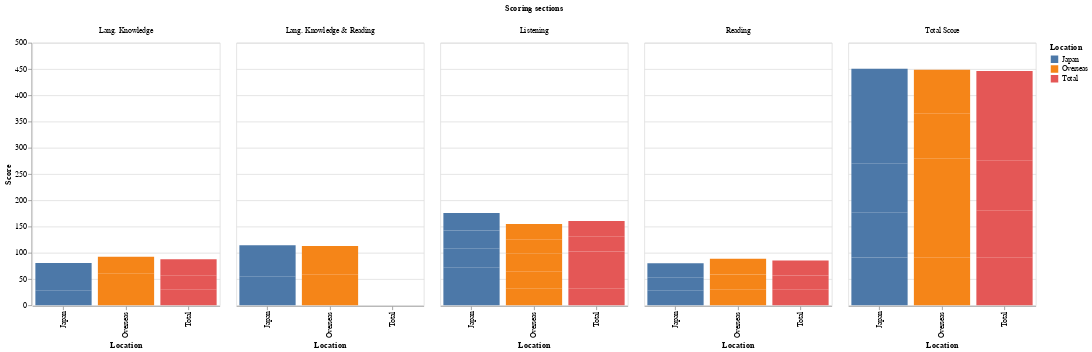

Notebook code cell kept with this figure:
### Code cell
# @title **Total average scores per section by location**
df_filtered = df_melted[df_melted['Score_Type'].str.contains('Average')]
df_filtered = df_filtered.replace({'Scoring sections': {'Language Knowledge (Vocabulary/Grammar) & Reading': 'Lang. Knowledge & Reading',
                                                          'Language Knowledge (Vocabulary/Grammar)': 'Lang. Knowledge'}})

alt.Chart(df_filtered).mark_bar().encode(
    x='Location',
    y='Score',
    color='Location',
    column='Scoring sections'
).properties(
    width=250,
    height=350
)

### Figure 1 — Vega-Lite specification as saved in the notebook (floating-point values rounded to 4 significant figures)
{"config": {"view": {"continuousWidth": 400, "continuousHeight": 300}}, "data": {"name": "data-5403bc47261f977aad6dfe1b54efd9cc"}, "mark": "bar", "encoding": {"color": {"field": "Location", "type": "nominal"}, "column": {"field": "Scoring sections", "type": "nominal"}, "x": {"field": "Location", "type": "nominal"}, "y": {"field": "Score", "type": "quantitative"}}, "height": 350, "width": 250, "$schema": "https://vega.github.io/schema/vega-lite/v4.17.0.json", "datasets": {"data-5403bc47261f977aad6dfe1b54efd9cc": [{"Scoring sections": "Lang. Knowledge", "Location": "Japan", "Score_Type": "N1_Average", "Score": 27.7, "N_Level": "N1"}, {"Scoring sections": "Lang. Knowledge", "Location": "Overseas", "Score_Type": "N1_Average", "Score": 30.8, "N_Level": "N1"}, {"Scoring sections": "Lang. Knowledge", "Location": "Total", "Score_Type": "N1_Average", "Score": 29.7, "N_Level": "N1"}, {"Scoring sections": "Reading", "Location": "Japan", "Score_Type": "N1_Average", "Score": 28.6, "N_Level": "N1"}, {"Scoring sections": "Reading", "Location": "Overseas", "Score_Type": "N1_Average", "Score": 29.6, "N_Level": "N1"}, {"Scoring sections": "Reading", "Location": "Total", "Score_Type": "N1_Average", "Score": 29.3, "N_Level": "N1"}, {"Scoring sections": "Lang. Knowledge & Reading", "Location": "Japan", "Score_Type": "N1_Average", "Score": null, "N_Level": "N1"}, {"Scoring sections": "Lang. Knowledge & Reading", "Location": "Overseas", "Score_Type": "N1_Average", "Score": null, "N_Level": "N1"}, {"Scoring sections": "Listening", "Location": "Japan", "Score_Type": "N1_Average", "Score": 34.7, "N_Level": "N1"}, {"Scoring sections": "Listening", "Location": "Overseas", "Score_Type": "N1_Average", "Score": 31.2, "N_Level": "N1"}, {"Scoring sections": "Listening", "Location": "Total", "Score_Type": "N1_Average", "Score": 32.4, "N_Level": "N1"}, {"Scoring sections": "Total Score", "Location": "Japan", "Score_Type": "N1_Average", "Score": 91.0, "N_Level": "N1"}, {"Scoring sections": "Total Score", "Location": "Overseas", "Score_Type": "N1_Average", "Score": 91.6, "N_Level": "N1"}, {"Scoring sections": "Total Score", "Location": "Total", "Score_Type": "N1_Average", "Score": 91.4, "N_Level": "N1"}, {"Scoring sections": "Lang. Knowledge", "Location": "Japan", "Score_Type": "N2_Average", "Score": 24.2, "N_Level": "N2"}, {"Scoring sections": "Lang. Knowledge", "Location": "Overseas", "Score_Type": "N2_Average", "Score": 29.3, "N_Level": "N2"}, {"Scoring sections": "Lang. Knowledge", "Location": "Total", "Score_Type": "N2_Average", "Score": 27.5, "N_Level": "N2"}, {"Scoring sections": "Reading", "Location": "Japan", "Score_Type": "N2_Average", "Score": 24.6, "N_Level": "N2"}, {"Scoring sections": "Reading", "Location": "Overseas", "Score_Type": "N2_Average", "Score": 28.8, "N_Level": "N2"}, {"Scoring sections": "Reading", "Location": "Total", "Score_Type": "N2_Average", "Score": 27.3, "N_Level": "N2"}, {"Scoring sections": "Lang. Knowledge & Reading", "Location": "Japan", "Score_Type": "N2_Average", "Score": null, "N_Level": "N2"}, {"Scoring sections": "Lang. Knowledge & Reading", "Location": "Overseas", "Score_Type": "N2_Average", "Score": null, "N_Level": "N2"}, {"Scoring sections": "Listening", "Location": "Japan", "Score_Type": "N2_Average", "Score": 36.5, "N_Level": "N2"}, {"Scoring sections": "Listening", "Location": "Overseas", "Score_Type": "N2_Average", "Score": 33.6, "N_Level": "N2"}, {"Scoring sections": "Listening", "Location": "Total", "Score_Type": "N2_Average", "Score": 34.6, "N_Level": "N2"}, {"Scoring sections": "Total Score", "Location": "Japan", "Score_Type": "N2_Average", "Score": 85.3, "N_Level": "N2"}, {"Scoring sections": "Total Score", "Location": "Overseas", "Score_Type": "N2_Average", "Score": 91.8, "N_Level": "N2"}, {"Scoring sections": "Total Score", "Location": "Total", "Score_Type": "N2_Average", "Score": 89.4, "N_Level": "N2"}, {"Scoring sections": "Lang. Knowledge", "Location": "Japan", "Score_Type": "N3_Average", "Score": 28.6, "N_Level": "N3"}, {"Scoring sections": "Lang. Knowledge", "Location": "Overseas", "Score_Type": "N3_Average", "Score": 32.1, "N_Level": "N3"}, {"Scoring sections": "Lang. Knowledge", "Location": "Total", "Score_Type": "N3_Average", "Score": 30.5, "N_Level": "N3"}, {"Scoring sections": "Reading", "Location": "Japan", "Score_Type": "N3_Average", "Score": 26.8, "N_Level": "N3"}, {"Scoring sections": "Reading", "Location": "Overseas", "Score_Type": "N3_Average", "Score": 30.3, "N_Level": "N3"}, {"Scoring sections": "Reading", "Location": "Total", "Score_Type": "N3_Average", "Score": 28.8, "N_Level": "N3"}, {"Scoring sections": "Lang. Knowledge & Reading", "Location": "Japan", "Score_Type": "N3_Average", "Score": null, "N_Level": "N3"}, {"Scoring sections": "Lang. Knowledge & Reading", "Location": "Overseas", "Score_Type": "N3_Average", "Score": null, "N_Level": "N3"}, {"Scoring sections": "Listening", "Location": "Japan", "Score_Type": "N3_Average", "Score": 37.6, "N_Level": "N3"}, {"Scoring sections": "Listening", "Location": "Overseas", "Score_Type": "N3_Average", "Score": 33.4, "N_Level": "N3"}, {"Scoring sections": "Listening", "Location": "Total", "Score_Type": "N3_Average", "Score": 35.3, "N_Level": "N3"}, {"Scoring sections": "Total Score", "Location": "Japan", "Score_Type": "N3_Average", "Score": 93.0, "N_Level": "N3"}, {"Scoring sections": "Total Score", "Location": "Overseas", "Score_Type": "N3_Average", "Score": 95.8, "N_Level": "N3"}, {"Scoring sections": "Total Score", "Location": "Total", "Score_Type": "N3_Average", "Score": 94.6, "N_Level": "N3"}, {"Scoring sections": "Lang. Knowledge", "Location": "Japan", "Score_Type": "N4_Average", "Score": null, "N_Level": "N4"}, {"Scoring sections": "Lang. Knowledge", "Location": "Overseas", "Score_Type": "N4_Average", "Score": null, "N_Level": "N4"}, {"Scoring sections": "Lang. Knowledge", "Location": "Total", "Score_Type": "N4_Average", "Score": null, "N_Level": "N4"}, {"Scoring sections": "Reading", "Location": "Japan", "Score_Type": "N4_Average", "Score": null, "N_Level": "N4"}, {"Scoring sections": "Reading", "Location": "Overseas", "Score_Type": "N4_Average", "Score": null, "N_Level": "N4"}, {"Scoring sections": "Reading", "Location": "Total", "Score_Type": "N4_Average", "Score": null, "N_Level": "N4"}, {"Scoring sections": "Lang. Knowledge & Reading", "Location": "Japan", "Score_Type": "N4_Average", "Score": 55.3, "N_Level": "N4"}, {"Scoring sections": "Lang. Knowledge & Reading", "Location": "Overseas", "Score_Type": "N4_Average", "Score": 58.9, "N_Level": "N4"}, {"Scoring sections": "Listening", "Location": "Japan", "Score_Type": "N4_Average", "Score": 33.8, "N_Level": "N4"}, {"Scoring sections": "Listening", "Location": "Overseas", "Score_Type": "N4_Average", "Score": 27.6, "N_Level": "N4"}, {"Scoring sections": "Listening", "Location": "Total", "Score_Type": "N4_Average", "Score": 29.2, "N_Level": "N4"}, {"Scoring sections": "Total Score", "Location": "Japan", "Score_Type": "N4_Average", "Score": 89.1, "N_Level": "N4"}, {"Scoring sections": "Total Score", "Location": "Overseas", "Score_Type": "N4_Average", "Score": 86.5, "N_Level": "N4"}, {"Scoring sections": "Total Score", "Location": "Total", "Score_Type": "N4_Average", "Score": 87.2, "N_Level": "N4"}, {"Scoring sections": "Lang. Knowledge", "Location": "Japan", "Score_Type": "N5_Average", "Score": null, "N_Level": "N5"}, {"Scoring sections": "Lang. Knowledge", "Location": "Overseas", "Score_Type": "N5_Average", "Score": null, "N_Level": "N5"}, {"Scoring sections": "Lang. Knowledge", "Location": "Total", "Score_Type": "N5_Average", "Score": null, "N_Level": "N5"}, {"Scoring sections": "Reading", "Location": "Japan", "Score_Type": "N5_Average", "Score": null, "N_Level": "N5"}, {"Scoring sections": "Reading", "Location": "Overseas", "Score_Type": "N5_Average", "Score": null, "N_Level": "N5"}, {"Scoring sections": "Reading", "Location": "Total", "Score_Type": "N5_Average", "Score": null, "N_Level": "N5"}, {"Scoring sections": "Lang. Knowledge & Reading", "Location": "Japan", "Score_Type": "N5_Average", "Score": 58.9, "N_Level": "N5"}, {"Scoring sections": "Lang. Knowledge & Reading", "Location": "Overseas", "Score_Type": "N5_Average", "Score": 53.9, "N_Level": "N5"}, {"Scoring sections": "Listening", "Location": "Japan", "Score_Type": "N5_Average", "Score": 33.1, "N_Level": "N5"}, {"Scoring sections": "Listening", "Location": "Overseas", "Score_Type": "N5_Average", "Score": 28.8, "N_Level": "N5"}, {"Scoring sections": "Listening", "Location": "Total", "Score_Type": "N5_Average", "Score": 29.1, "N_Level": "N5"}, {"Scoring sections": "Total Score", "Location": "Japan", "Score_Type": "N5_Average", "Score": 91.9, "N_Level": "N5"}, {"Scoring sections": "Total Score", "Location": "Overseas", "Score_Type": "N5_Average", "Score": 82.7, "N_Level": "N5"}, {"Scoring sections": "Total Score", "Location": "Total", "Score_Type": "N5_Average", "Score": 83.4, "N_Level": "N5"}]}}
